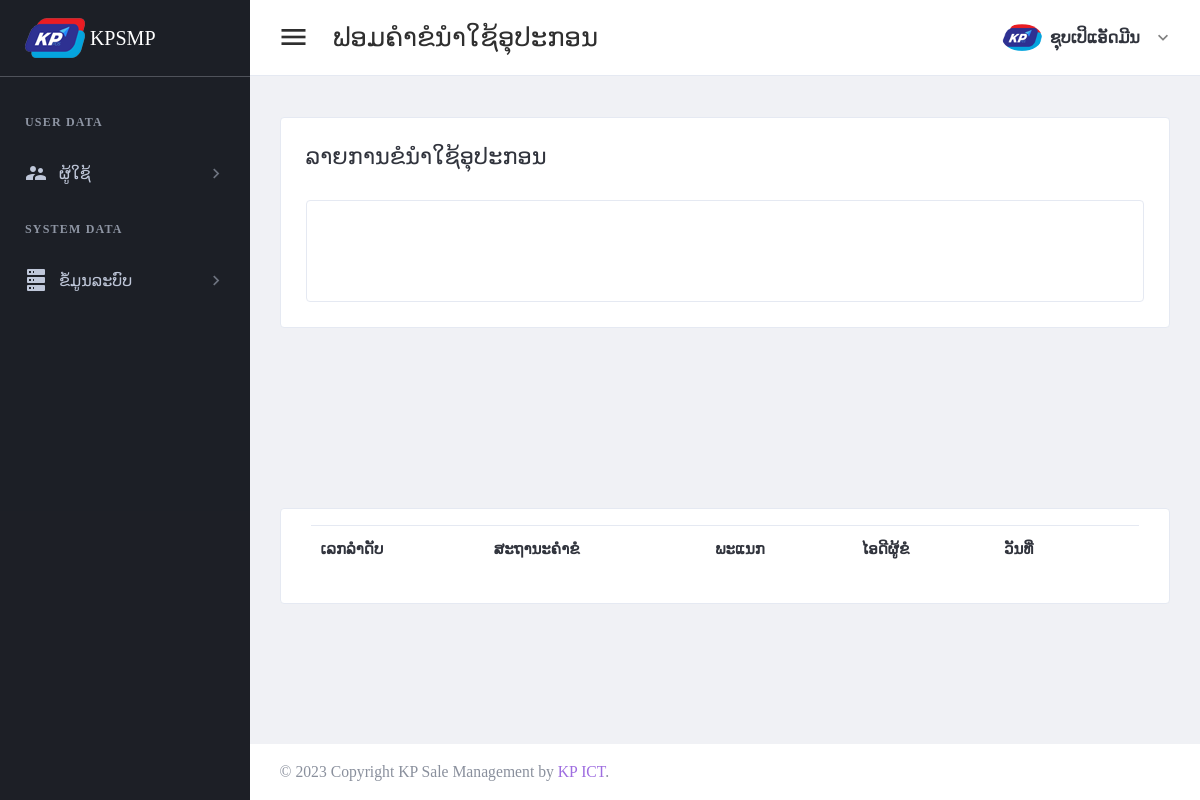
The page /page/check-request-use-item.php (signed in) on the database as committed earlier.
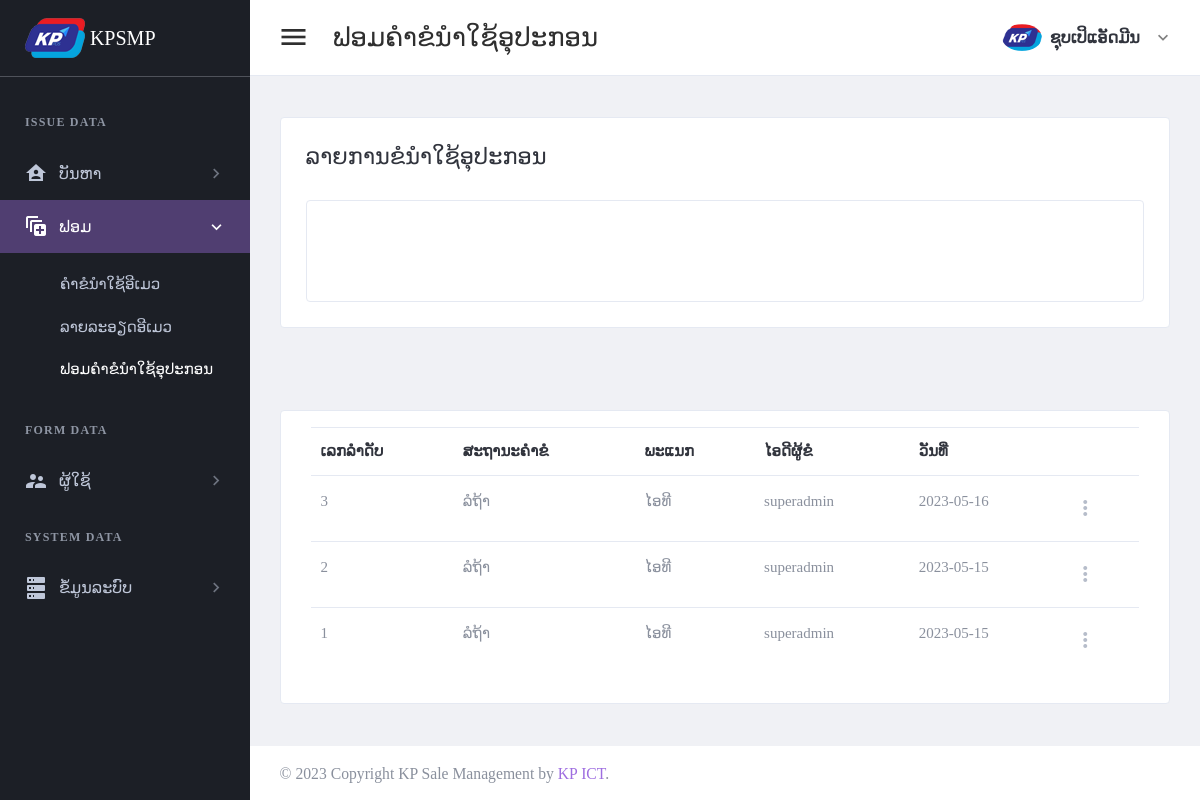
The same page on the database as committed later.
### tables this page shows
CREATE TABLE `tbl_header_title` (
  `ht_id` int(11) NOT NULL,
  `ht_name` varchar(300) DEFAULT NULL
);

CREATE TABLE `tbl_sub_title` (
  `st_id` int(11) NOT NULL,
  `st_name` varchar(300) DEFAULT NULL,
  `icon_code` varchar(100) DEFAULT NULL,
  `ht_id` int(11) DEFAULT NULL
);

CREATE TABLE `tbl_page_title` (
  `pt_id` int(11) NOT NULL,
  `pt_name` varchar(300) DEFAULT NULL,
  `ptf_name` varchar(100) DEFAULT NULL,
  `st_id` int(11) DEFAULT NULL
);

CREATE TABLE `tbl_request_use_item` (
  `rui_id` int(11) NOT NULL,
  `rui_bill_number` varchar(30) DEFAULT NULL,
  `rs_id` int(11) DEFAULT NULL,
  `depart_id` int(11) DEFAULT NULL,
  `request_by` int(11) DEFAULT NULL,
  `reqeust_date` date DEFAULT NULL
);

CREATE TABLE `tbl_request_status` (
  `rs_id` int(11) NOT NULL,
  `rs_name` varchar(150) DEFAULT NULL
);

CREATE TABLE `tbl_depart` (
  `dp_id` int(11) NOT NULL,
  `dp_name` varchar(150) DEFAULT NULL
);

CREATE TABLE `tbl_user` (
  `usid` int(11) NOT NULL,
  `full_name` varchar(300) DEFAULT NULL,
  `user_name` varchar(30) DEFAULT NULL,
  `user_password` varchar(30) DEFAULT NULL,
  `role_id` int(11) DEFAULT NULL,
  `depart_id` int(11) DEFAULT NULL,
  `user_status` int(11) DEFAULT NULL,
  `add_by` int(11) DEFAULT NULL,
  `date_register` date DEFAULT NULL
);

### setting/checksession.php (called while the page is built, shortened)
<?php
	if($_SESSION['id_users'] == "" )
	{
	header("location:logout.php");
	}
	  else{
		$full_name = $_SESSION["full_name"];
		$role_id = $_SESSION["role_id"];
	}
?>

### page/check-request-use-item.php (the view, shortened to what this page needs)
<?php
include("../setting/checksession.php");
include("../setting/conn.php");
$header_name = "ຟອມຄຳຂໍນຳໃຊ້ອຸປະກອນ";
$header_click = "2";
?>
<!DOCTYPE html>
<html lang="en" dir="ltr">
<head>
    <?php
    include("../setting/callcss.php");
    ?>
</head>
<body class="navbar-fixed sidebar-fixed" id="body">
    <div class="wrapper">
        <?php include "menu.php"; ?>
        <div class="page-wrapper">
            <?php
            include "header.php";
            ?>
            <div class="content-wrapper">
                <div class="content">
                    <div class="email-wrapper rounded border bg-white">
                        <div class="  no-gutters justify-content-center">
                            <div class="    ">
                                <div class="  p-4 p-xl-5">
                                    <div class="email-body-head mb-6 ">
                                        <h4 class="text-dark">ລາຍການຂໍນຳໃຊ້ອຸປະກອນ</h4>
                                    </div>
                                    <form method="post" id="edititem">
                                        <div class="card p-4">
                                            <div class="row">
                                                <div class="card-body">
                                                </div>
                                            </div>
                                        </div>
                                </div>
                            </div>
                        </div>
                    </div>
                </div>
            </div>
            <div class="content-wrapper">
                <div class="content">
                    <div class="card card-default">
                        <div class="card-body">
                            <table id="productsTable2" class="table table-hover table-product" style="width:100%">
                                <thead>
                                <tr>
                                        <th>ເລກລຳດັບ</th>
                                        <th>ສະຖານະຄຳຂໍ</th>
                                        <th>ພະແນກ</th>
                                        <th>ໄອດີຜູ້ຂໍ</th>
                                        <th>ວັນທີ່</th>
                                        <th></th>
                                    </tr>
                                </thead>
                                <tbody>
                                    <?php
                           $stmt4 = $conn->prepare(" SELECT a.rui_id,rs_name,dp_name,user_name,reqeust_date FROM tbl_request_use_item a
                           left join tbl_request_status b on a.rs_id = b.rs_id
                           left join tbl_depart c on a.depart_id = c.dp_id
                           left join tbl_user d on a.request_by = d.usid
                            order by rui_id desc;
                             ");
                            $stmt4->execute();
                            if ($stmt4->rowCount() > 0) {
                                while ($row4 = $stmt4->fetch(PDO::FETCH_ASSOC)) {
                            ?>
                                    <tr>
                                        <td><?php echo $row4['rui_id']; ?></td>
                                        <td><?php echo $row4['rs_name']; ?></td>
                                        <td><?php echo $row4['dp_name']; ?></td>
                                        <td><?php echo $row4['user_name']; ?></td>
                                        <td><?php echo $row4['reqeust_date']; ?></td>
                                        <td>
                                                    <div class="dropdown">
                                                        <a class="dropdown-toggle icon-burger-mini" href="#" role="button" id="dropdownMenuLink" data-toggle="dropdown" aria-haspopup="true" aria-expanded="false" data-display="static">
                                                        </a>
                                                    </div>
                                                </td>
                                            </tr>
                                    <?php
                                        }
                                    }
                                    ?>
                                </tbody>
                            </table>
                        </div>
                    </div>
                </div>
            </div>
            <?php include "footer.php"; ?>
        </div>
    </div>
</body>
</html>

### setting/callcss.php (shortened to what this page needs)
<link href="../plugins/material/css/materialdesignicons.min.css" rel="stylesheet" />
<link href="../plugins/simplebar/simplebar.css" rel="stylesheet" />
<link href="../plugins/material/css/materialdesignicons.min.css" rel="stylesheet" />
<link href="../plugins/nprogress/nprogress.css" rel="stylesheet" />
<link id="main-css-href" rel="stylesheet" href="../css/3style.css" />
<link href="../plugins/prism/prism.css" rel="stylesheet" />
<link href="../plugins/DataTables/DataTables-1.10.18/css/jquery.dataTables.min.css" rel="stylesheet" />

### page/menu.php
<aside class="left-sidebar sidebar-dark" id="left-sidebar">
  <div id="sidebar" class="sidebar sidebar-with-footer">
    <div class="app-brand">
      <a href="index.php">
        <img src="../images/iconmenu.png" alt="Mono">
        <span class="brand-name"> KPSMP</span>
      </a>
    </div>
    <div class="sidebar-left" data-simplebar style="height: 100%;">
      <ul class="nav sidebar-inner" id="sidebar-menu">
        <?php
        $stmt = $conn->prepare(" SELECT distinct a.ht_id,ht_name
        FROM tbl_header_title a
        left join tbl_role_page b on a.ht_id = b.ht_id
        where role_id ='$role_id'
        order by  a.ht_id asc ");
        $stmt->execute();
        if ($stmt->rowCount() > 0) {
          while ($row = $stmt->fetch(PDO::FETCH_ASSOC)) {
            $ht_id = $row['ht_id'];
            $ht_name = $row['ht_name'];
        ?>
            <li class="section-title"> <?php echo "$ht_name"; ?></li>
            <?php
            $stmt1 = $conn->prepare("SELECT distinct a.st_id,st_name,role_id,icon_code
            FROM tbl_sub_title a
            left join tbl_role_page b on a.st_id = b.st_id
            where a.ht_id = '$ht_id' and role_id ='$role_id'
            order by a.st_id asc ");
            $stmt1->execute();
            if ($stmt1->rowCount() > 0) {
              while ($row1 = $stmt1->fetch(PDO::FETCH_ASSOC)) {
                $st_name = $row1['st_name'];
                $st_id = $row1['st_id'];
                $icon_code = $row1['icon_code'];
            ?>
                <li class='has-sub <?php if ($header_click == "$st_id") {  echo "active expand"; } ?>'>
                  <a class="sidenav-item-link" href="javascript:void(0)" data-toggle="collapse" data-target='#<?php echo "$st_name"; ?>' aria-expanded="false" aria-controls="<?php echo "$st_name"; ?>">
                    <i class="mdi <?php echo"$icon_code";?>"></i>
                    <span class="nav-text"> <?php echo "$st_name"; ?> </span> <b class="caret"></b>
                  </a>
                  <ul class='collapse <?php if ($header_click == "$st_id" ) { echo "show"; } ?>' id="<?php echo "$st_name"; ?>" data-parent="#sidebar-menu">
                    <div class="sub-menu">
                      <?php
                      $stmt2 = $conn->prepare(" SELECT pt_name,ptf_name
                      FROM tbl_page_title a
                      left join tbl_role_page b on a.pt_id = b.pt_id
                      where a.st_id = '$st_id' and role_id ='$role_id'
                      order by a.pt_id asc ");
                      $stmt2->execute();
                      if ($stmt2->rowCount() > 0) {
                        while ($row2 = $stmt2->fetch(PDO::FETCH_ASSOC)) {
                          $pt_name = $row2['pt_name'];
                      ?>
                          <li class="<?php if ($header_name ==  $row2['pt_name']) { echo "active"; } ?>">
                            <a class="sidenav-item-link" href='<?php echo $row2['ptf_name'] ?>'>
                              <span class="nav-text"><?php echo"$pt_name";?></span>
                            </a>
                          </li>
                      <?php
                        }
                      }
                      ?>
                    </div>
                  </ul>
              <?php
              }
            }
              ?>
                </li>
            <?php
          }
        }
            ?>
      </ul>
    </div>
  </div>
</aside>

### page/header.php (shortened to what this page needs)
<header class="main-header" id="header">
  <nav class="navbar navbar-expand-lg navbar-light" id="navbar">
    <button id="sidebar-toggler" class="sidebar-toggle">
    </button>
    <span class="page-title"><?php echo "$header_name"; ?></span>
    <div class="navbar-right ">
      <ul class="nav navbar-nav">
        <li class="dropdown user-menu">
          <button class="dropdown-toggle nav-link" data-toggle="dropdown">
            <img src="../images/iconmenu.png" class="user-image rounded-circle" alt="User Image" />
            <span class="d-none d-lg-inline-block"><?php echo "$full_name"; ?></span>
          </button>
        </li>
      </ul>
    </div>
  </nav>
</header>

### page/footer.php (shortened to what this page needs)
<footer class="footer mt-auto">
	<div class="copyright bg-white">
		<p>
			&copy; <span id="copy-year"></span> Copyright KP Sale Management by <a class="text-primary"> KP ICT</a>.
		</p>
	</div>
</footer>

Rows that differ between the two databases and show on the page:
now on this page (row edited): tbl_header_title: ht_name "ISSUE DATA"
now on this page (row edited): tbl_sub_title: st_name "ບັນຫາ", shown under "ISSUE DATA"
now on this page (row edited): tbl_sub_title: st_name "ຟອມ", shown under "ISSUE DATA"
added tbl_page_title: pt_name "ຄຳຂໍນຳໃຊ້ອີເມວ"
added tbl_page_title: pt_name "ລາຍລະອຽດອີເມວ"
added tbl_page_title: pt_name "ຟອມຄຳຂໍນຳໃຊ້ອຸປະກອນ"
changed tbl_header_title: ht_name "USER DATA" → "FORM DATA"
added tbl_request_use_item: rui_id "3", rs.rs_name "ລໍຖ້າ", depart.dp_name "ໄອທີ", tbl_user.user_name "superadmin", reqeust_date "2023-05-16"
added tbl_request_use_item: rui_id "2", rs.rs_name "ລໍຖ້າ", depart.dp_name "ໄອທີ", tbl_user.user_name "superadmin", reqeust_date "2023-05-15"
added tbl_request_use_item: rui_id "1", rs.rs_name "ລໍຖ້າ", depart.dp_name "ໄອທີ", tbl_user.user_name "superadmin", reqeust_date "2023-05-15"
